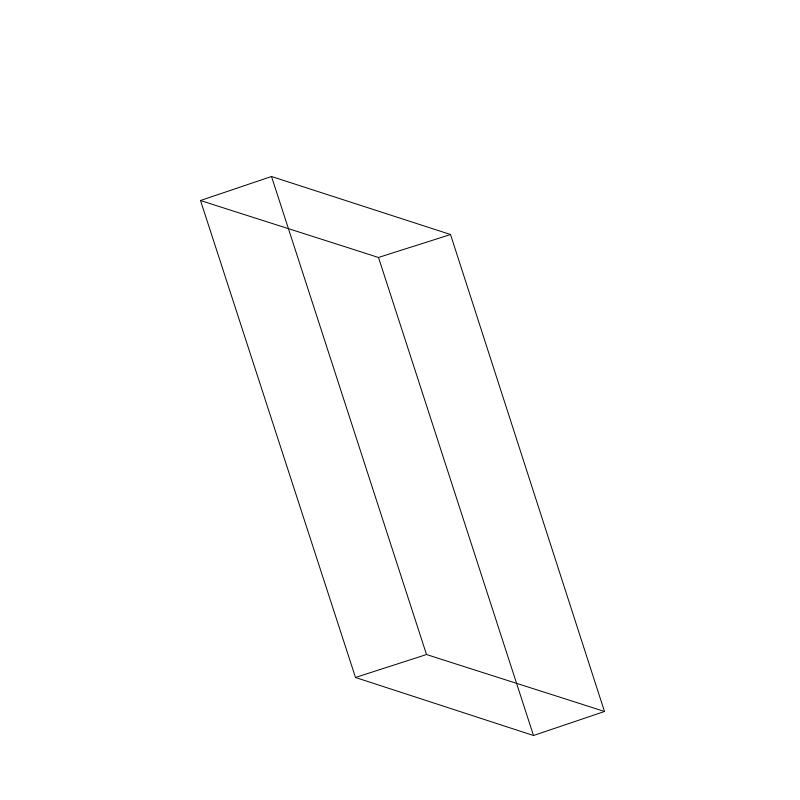
Frame 1 (no input)
Frame 60 (the mouse pressed at the canvas centre just before this capture): identical to frame 1, image omitted
Frame 120 (the mouse held since frame 60 and released just before this capture): identical to frame 1, image omitted

The Processing sketch that drew this single still picture (run headless with seeded random() and noise(); from frame 60 on, the mouse is pressed at the canvas centre):

// Processing sketch: processing_56971
// ── processing_56971.pde

float h = 100*0.75;
float w = 250*0.75;
float l = 670*0.75;
float s = 1;
float t;
//theta
float q;
//alpha
float t2;
// theta 2
float q2;
// alpha 2
float sx;
// start x
float sy;
// strat y

int cm;
// curve multiplier


float ax;
float ay;
float bx;
float by;
float cx;
float cy;
float dx;
float dy;
float ex;
float ey;
float fx;
float fy;
float gx;
float gy;
float hx;
float hy;

float cax;
float cay;
float cbx;
float cby;
float ccx;
float ccy;
float cdx;
float cdy;
float cex;
float cey;
float cfx;
float cfy;
float cgx;
float cgy;
float chx;
float chy;

int on;
float a = radians(18);
//test variable
int count = 0;

void setup() {
  size(800, 800);
  smooth();
  background(255);
  on = 1;
  fill(0, 0, 0, 0);
}

void draw() {
  if (on == 1) {
    strokeWeight(s);
    background(255);
      a = a;
      t = a;
      t2 = (PI/2)-t;
      q = a+0.01+radians(90);
      q2 = (radians(90)-q);
      sx = width/4;
      sy = height/4;
      h = h;
      w = w;
      l = l;
      ax = sx;
      ay = sy;
      hx = ax+h*cos(q2);
      hy = ay+h*sin(q2);
      bx = ax+w*cos(t);
      by = ay+w*sin(t);
      cx = ax+l*cos(t2);
      cy = ay+l*sin(t2);
      dx = ax+(l*cos(t2)+w*cos(t));
      dy = ay+(l*sin(t2)+w*sin(t));
      ex = ax+(l*cos(t2)+h*cos(q2));
      ey = ay+(l*sin(t2)+h*sin(q2));
      fx = ax+(l*cos(t2)+h*cos(q2)+w*cos(t));
      fy = ay+(l*sin(t2)+h*sin(q2)+w*sin(t));
      gx = ax+(cos(t2)+cos(t2)+h*cos(q2)+w*cos(t));
      gy = ay+(+h*sin(q2)+w*sin(t));
      cm = 8;
      cax = ax+(count*cm);
      cay = ay+(count*cm);
      chx = hx+(count*cm);
      chy = hy+(count*cm);
      cbx = bx+(count*cm);
      cby = by+(count*cm);
      ccx = cx+(count*cm);
      ccy = cy+(count*cm);
      cdx = dx+(count*cm);
      cdy = dy+(count*cm);
      cex = ex+(count*cm);
      cey = ey+(count*cm);
      cfx = fx+(count*cm);
      cfy = fy+(count*cm);
      cgx = gx+(count*cm);
      cgy = gy+(count*cm);
      curve (cax, cay, ax, ay, bx, by, cbx, cby);
      curve (cax, cay, ax, ay, cx, cy, ccx, ccy);
      curve (cbx, cby, bx, by, gx, gy, cgx, cgy);
      curve (cbx, cby, bx, by, dx, dy, cdx, cdy);
      curve (ccx, ccy, cx, cy, ex, ey, cex, cey);
      curve (ccx, ccy, cx, cy, dx, dy, cdx, cdy);
      curve (cdx, cdy, dx, dy, fx, fy, cfx, cfy);
      curve (cex, cey, ex, ey, fx, fy, cfx, cfy);
      curve (cfx, cfy, fx, fy, gx, gy, cgx, cgy);
      curve (cax, cay, ax, ay, hx, hy, chx, chy);
      curve (cex, cey, ex, ey, hx, hy, chx, chy);
      curve (cgx, cgy, gx, gy, hx, hy, chx, chy);

    }
  }


void mousePressed() {
  if (on == 1) {
    on = 0;
  }
  else {
    on = 1;
  }
}

void keyPressed(){
  if (key == 'c'){
    count = count+2;
    save("Curves/"+frameCount+".png");
  }
  if(key == 't'){
    a = a+radians(5);
    save("Rotate/"+frameCount+".png");
  }
  if(key == 'h'){
    h = h+5;
    save("Height/"+frameCount+".png");
  }
  if(key == 's'){
    s = s+1;
    save("Stroke/"+frameCount+".png");
  }
  if(key == 'l'){
    l = l+5;
    save("Length/"+frameCount+".png");
  }
  if(key == 'w'){
    w = w+5;
    save("Width/"+frameCount+".png");
  }

}
